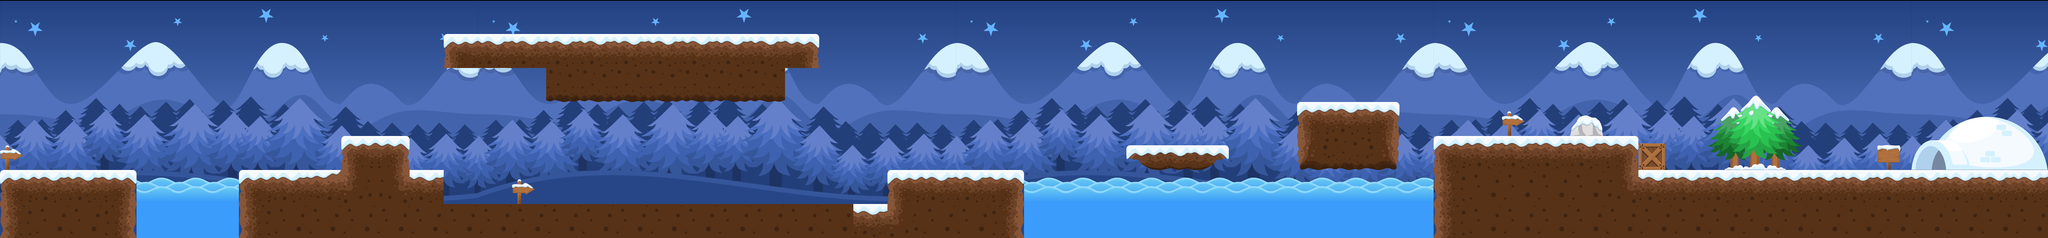

This game map was drawn from its Tiled (.tmx) file and the tilesets committed beside it. A one-line description and the full map source follow:
An orthogonal 60x7 tile map with 128x128 px tiles, 2 tile layers (Background, plataformas) and 28 objects.

<map version="1.2" tiledversion="1.3.4" orientation="orthogonal" renderorder="right-down" width="60" height="7" tilewidth="128" tileheight="128" infinite="0" nextlayerid="9" nextobjectid="35">
 <editorsettings>
  <export target="SegundoMapa.json" format="json" />
 </editorsettings>
 <tileset firstgid="1" name="mapaNeveTilesheet" tilewidth="128" tileheight="128" tilecount="154" columns="22">
  <image source="mapaNeveTilesheet.png" width="2816" height="896" />
 </tileset>
 <layer id="1" name="Background" width="60" height="7" locked="1">
  <data encoding="csv">
1,2,3,4,5,6,7,8,9,10,11,12,13,14,1,2,3,4,5,6,7,8,9,10,11,12,13,14,1,2,3,4,5,6,7,8,9,10,11,12,13,14,1,2,3,4,5,6,7,8,9,10,11,12,13,14,1,2,3,4,
23,24,25,26,27,28,29,30,31,32,33,34,35,36,23,24,25,26,27,28,29,30,31,32,33,34,35,36,23,24,25,26,27,28,29,30,31,32,33,34,35,36,23,24,25,26,27,28,29,30,31,32,33,34,35,36,23,24,25,26,
45,46,47,48,49,50,51,52,53,54,55,56,57,58,45,46,47,48,49,50,51,52,53,54,55,56,57,58,45,46,47,48,49,50,51,52,53,54,55,56,57,58,45,46,47,48,49,50,51,52,53,54,55,56,57,58,45,46,47,48,
67,68,69,70,71,72,73,74,75,76,77,78,79,80,67,68,69,70,71,72,73,74,75,76,77,78,79,80,67,68,69,70,71,72,73,74,75,76,77,78,79,80,67,68,69,70,71,72,73,74,75,76,77,78,79,80,67,68,69,70,
89,90,91,92,93,94,95,96,97,98,99,100,101,102,89,90,91,92,93,94,95,96,97,98,99,100,101,102,89,90,91,92,93,94,95,96,97,98,99,100,101,102,89,90,91,92,93,94,95,96,97,98,99,100,101,102,89,90,91,92,
111,112,113,114,115,116,117,118,119,120,121,122,123,124,111,112,113,114,115,116,117,118,119,120,121,122,123,124,111,112,113,114,115,116,117,118,119,120,121,122,123,124,111,112,113,114,115,116,117,118,119,120,121,122,123,124,111,112,113,114,
133,134,135,136,137,138,139,140,141,142,143,144,145,146,133,134,135,136,137,138,139,140,141,142,143,144,145,146,133,134,135,136,137,138,139,140,141,142,143,144,145,146,133,134,135,136,137,138,139,140,141,142,143,144,145,146,133,134,135,136
</data>
 </layer>
 <layer id="2" name="plataformas" width="60" height="7">
  <data encoding="csv">
0,0,0,0,0,0,0,0,0,0,0,0,0,0,0,0,0,0,0,0,0,0,0,0,0,0,0,0,0,0,0,0,0,0,0,0,0,0,0,0,0,0,0,0,0,0,0,0,0,0,0,0,0,0,0,0,0,0,0,0,
0,0,0,0,0,0,0,0,0,0,0,0,0,40,41,41,41,41,41,41,41,41,41,42,0,0,0,0,0,0,0,0,0,0,0,0,0,0,0,0,0,0,0,0,0,0,0,0,0,0,0,0,0,0,0,0,0,0,0,0,
0,0,0,0,0,0,0,0,0,0,0,0,0,0,0,0,85,85,85,85,85,85,85,0,0,0,0,0,0,0,0,0,0,0,0,0,0,0,0,0,0,0,0,0,0,0,0,0,0,0,0,109,0,0,0,0,0,0,0,0,
0,0,0,0,0,0,0,0,0,0,0,0,0,0,0,0,0,0,0,0,0,0,0,0,0,0,0,0,0,0,0,0,0,0,0,0,0,0,40,41,42,0,0,0,88,0,87,0,0,0,130,131,132,0,0,0,126,127,128,129,
88,0,0,0,0,0,0,0,0,0,40,42,0,0,0,0,0,0,0,0,0,0,0,0,0,0,0,0,0,0,0,0,0,106,107,108,0,0,84,85,86,0,40,41,41,41,41,42,22,0,152,153,154,0,0,66,148,149,150,151,
40,41,41,42,43,43,43,40,41,18,19,20,41,0,0,88,0,0,0,0,0,0,0,0,0,0,40,41,41,42,43,43,43,43,43,43,43,43,43,43,43,43,62,63,63,63,63,20,41,41,41,41,41,41,41,41,41,41,41,41,
62,63,63,64,65,65,65,62,63,63,63,63,63,63,63,63,63,63,63,63,63,63,63,63,63,41,19,63,63,64,65,65,65,65,65,65,65,65,65,65,65,65,62,63,63,63,63,63,63,63,63,63,63,63,63,63,63,63,63,63
</data>
 </layer>
 <objectgroup id="4" name="plataforma">
  <object id="4" x="6143.79" y="536.782" width="98.7345" height="100.125" />
  <object id="5" x="6143.79" y="639.688" width="1536.64" height="255.875" />
  <object id="6" x="5374.77" y="514.532" width="766.236" height="381.032" />
  <object id="7" x="4864.41" y="382.422" width="381.032" height="254.485" />
  <object id="8" x="4268.29" y="599.36" width="292.032" height="40.3282" />
  <object id="9" x="4223.79" y="546.516" width="383.813" height="51.4532" />
  <object id="10" x="3333.33" y="641.079" width="508.97" height="253.094" />
  <object id="11" x="1661.8" y="764.845" width="1668.75" height="133.5" />
  <object id="12" x="1537.66" y="-1.72771" width="1791.64" height="127.851" />
  <object id="14" x="1662.06" y="127.851" width="1408.09" height="126.123" />
  <object id="15" x="2045.61" y="255.701" width="894.955" height="122.668" />
  <object id="16" x="1281.96" y="511.403" width="255.701" height="262.612" />
  <object id="17" x="1532.48" y="640.981" width="133.034" height="129.578" />
  <object id="18" x="896.847" y="637.526" width="383.39" height="252.246" />
  <object id="20" x="-6.91085" y="639.254" width="520.041" height="259.157" />
  <object id="30" x="7685.05" y="0" width="27.3224" height="889.22" />
  <object id="31" x="-62.0964" y="-2.48385" width="52.161" height="901.639" />
  <object id="32" x="-2.48385" y="-81.9672" width="7682.56" height="69.5479" />
 </objectgroup>
 <objectgroup id="5" name="Golem" locked="1">
  <object id="1" x="5132.8" y="268.641" width="100" height="100" />
  <object id="34" x="3221.5" y="658.641" width="100" height="100" />
 </objectgroup>
 <objectgroup id="6" name="ganhar" locked="1">
  <object id="3" x="7245.17" y="439.438" width="435.266" height="197.469" />
 </objectgroup>
 <objectgroup id="7" name="Moedas">
  <object id="23" x="2263.15" y="673" width="83.45" height="84.45">
   <ellipse />
  </object>
  <object id="25" x="4309.99" y="445" width="83.45" height="84.45">
   <ellipse />
  </object>
  <object id="26" x="4438.51" y="445" width="83.45" height="84.45">
   <ellipse />
  </object>
  <object id="27" x="1363.65" y="417" width="83.45" height="84.45">
   <ellipse />
  </object>
  <object id="28" x="4949.34" y="288.644" width="83.45" height="84.45">
   <ellipse />
  </object>
 </objectgroup>
 <objectgroup id="8" name="agua" locked="1">
  <object id="21" x="511.073" y="669.165" width="385.33" height="224.191" />
  <object id="22" x="3842.67" y="666.667" width="1533.33" height="228" />
 </objectgroup>
</map>